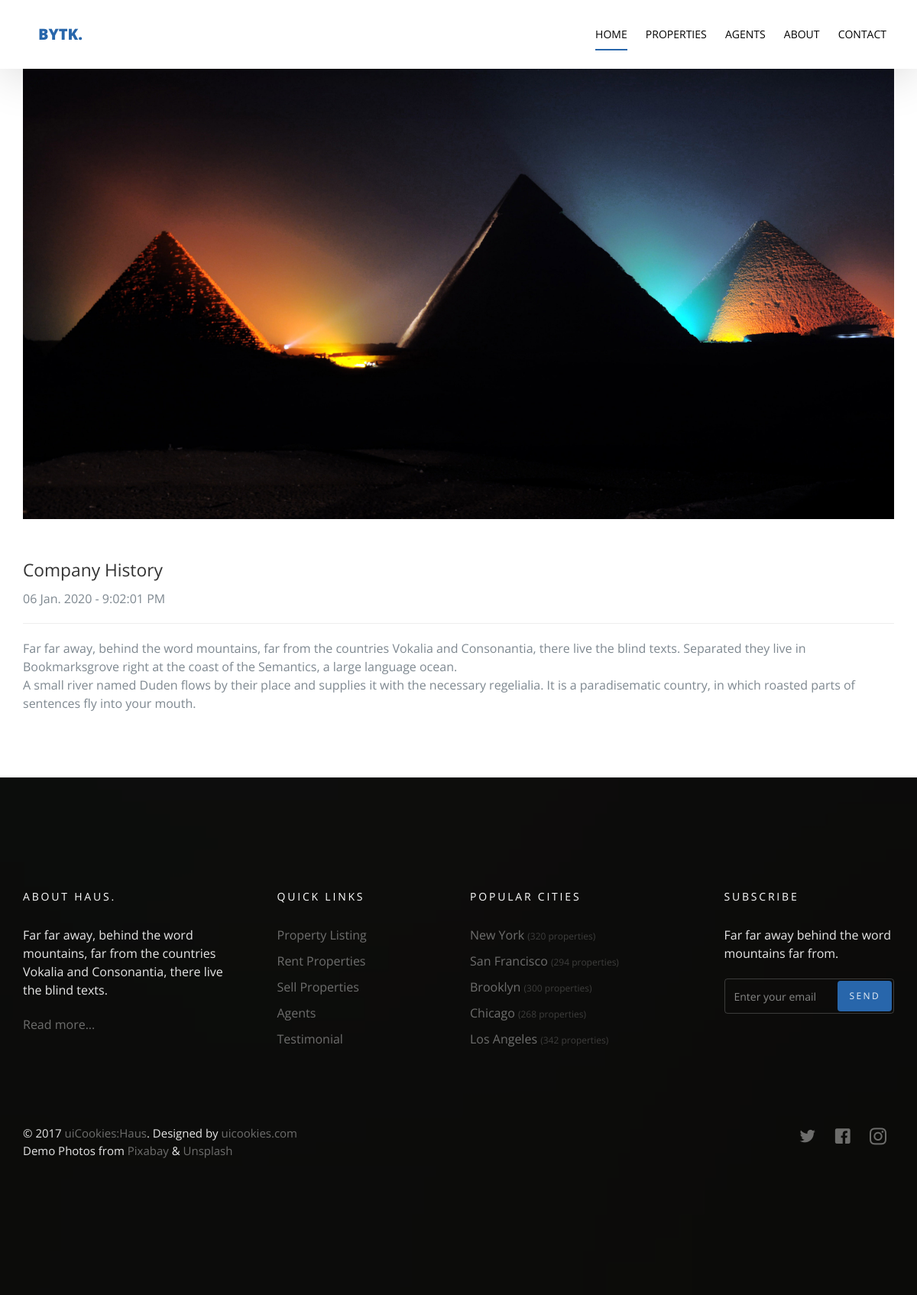
Screenshot of /about/know-us-more with the database file from the repository.
### about/models.py (models this page shows, shortened)
class Blogs(models.Model):
    title = models.CharField(max_length= 50)
    slug = models.SlugField(blank=True, null=True)
    sub_title = models.CharField(max_length= 50, unique=True)
    content = models.TextField()
    image = models.ImageField(upload_to= 'blogs/', blank=True, null=True)
    created_at = models.DateTimeField(auto_now_add=True)
    active = models.BooleanField(default=False)
    class Meta:
        verbose_name = 'blog'
        verbose_name_plural = 'blogs'

### about/views.py (the view)
# urls.py: path('<slug>', views.BolgDetailView.as_view(), name='blog_detail'),
class BolgDetailView(DetailView):
    model = Blogs
    template_name = 'about/blog_detail.html'

### about/templates/about/blog_detail.html (shortened to what this page needs)
{% extends "base.html" %}
{% load static %}
{% block content %}
  <section class="probootstrap-section">
    <div class="container">
      <div class="row">
        {% if blogs.image %}
          <div class="col-md-12">
            <p><img src="{{blogs.image.url}}" class="img-responsive" alt="Free Bootstrap Template by uicookies.com"></p>
          </div>
        {% else %}
          <div class="col-md-12">
            <p><img src="{% static "img/slider_5.jpg" %}" class="img-responsive" alt="Free Bootstrap Template by uicookies.com"></p>
          </div>
        {% endif %}
      </div>
      <div class="row">
        <div class="col-md-12">
          <h2>{{blogs.title}}</h2>
          <time>{{blogs.created_at|date:'d  N  o - g:i:s A'}}</time>
          <hr>
          <p>{{blogs.content|safe}}</p>
        </div>
      </div>
    </div>
  </section>
{% include '_footer.html' %}
{% endblock %}

### rows the page displays
Blogs: image (picture), title "Company History", created_at "06 Jan. 2020 - 9:02:01 PM", content "Far far away, behind the word mountains, far from the countries Vokalia and Consonantia, there live the blind texts. Separated they live in Bookmarksgrove right at the coast of the Semantics, a large language ocean. A small river named Duden flows by their place and supplies it with the necessary regelialia. It is a paradisematic country, in which roasted parts of sentences fly into your mouth."
